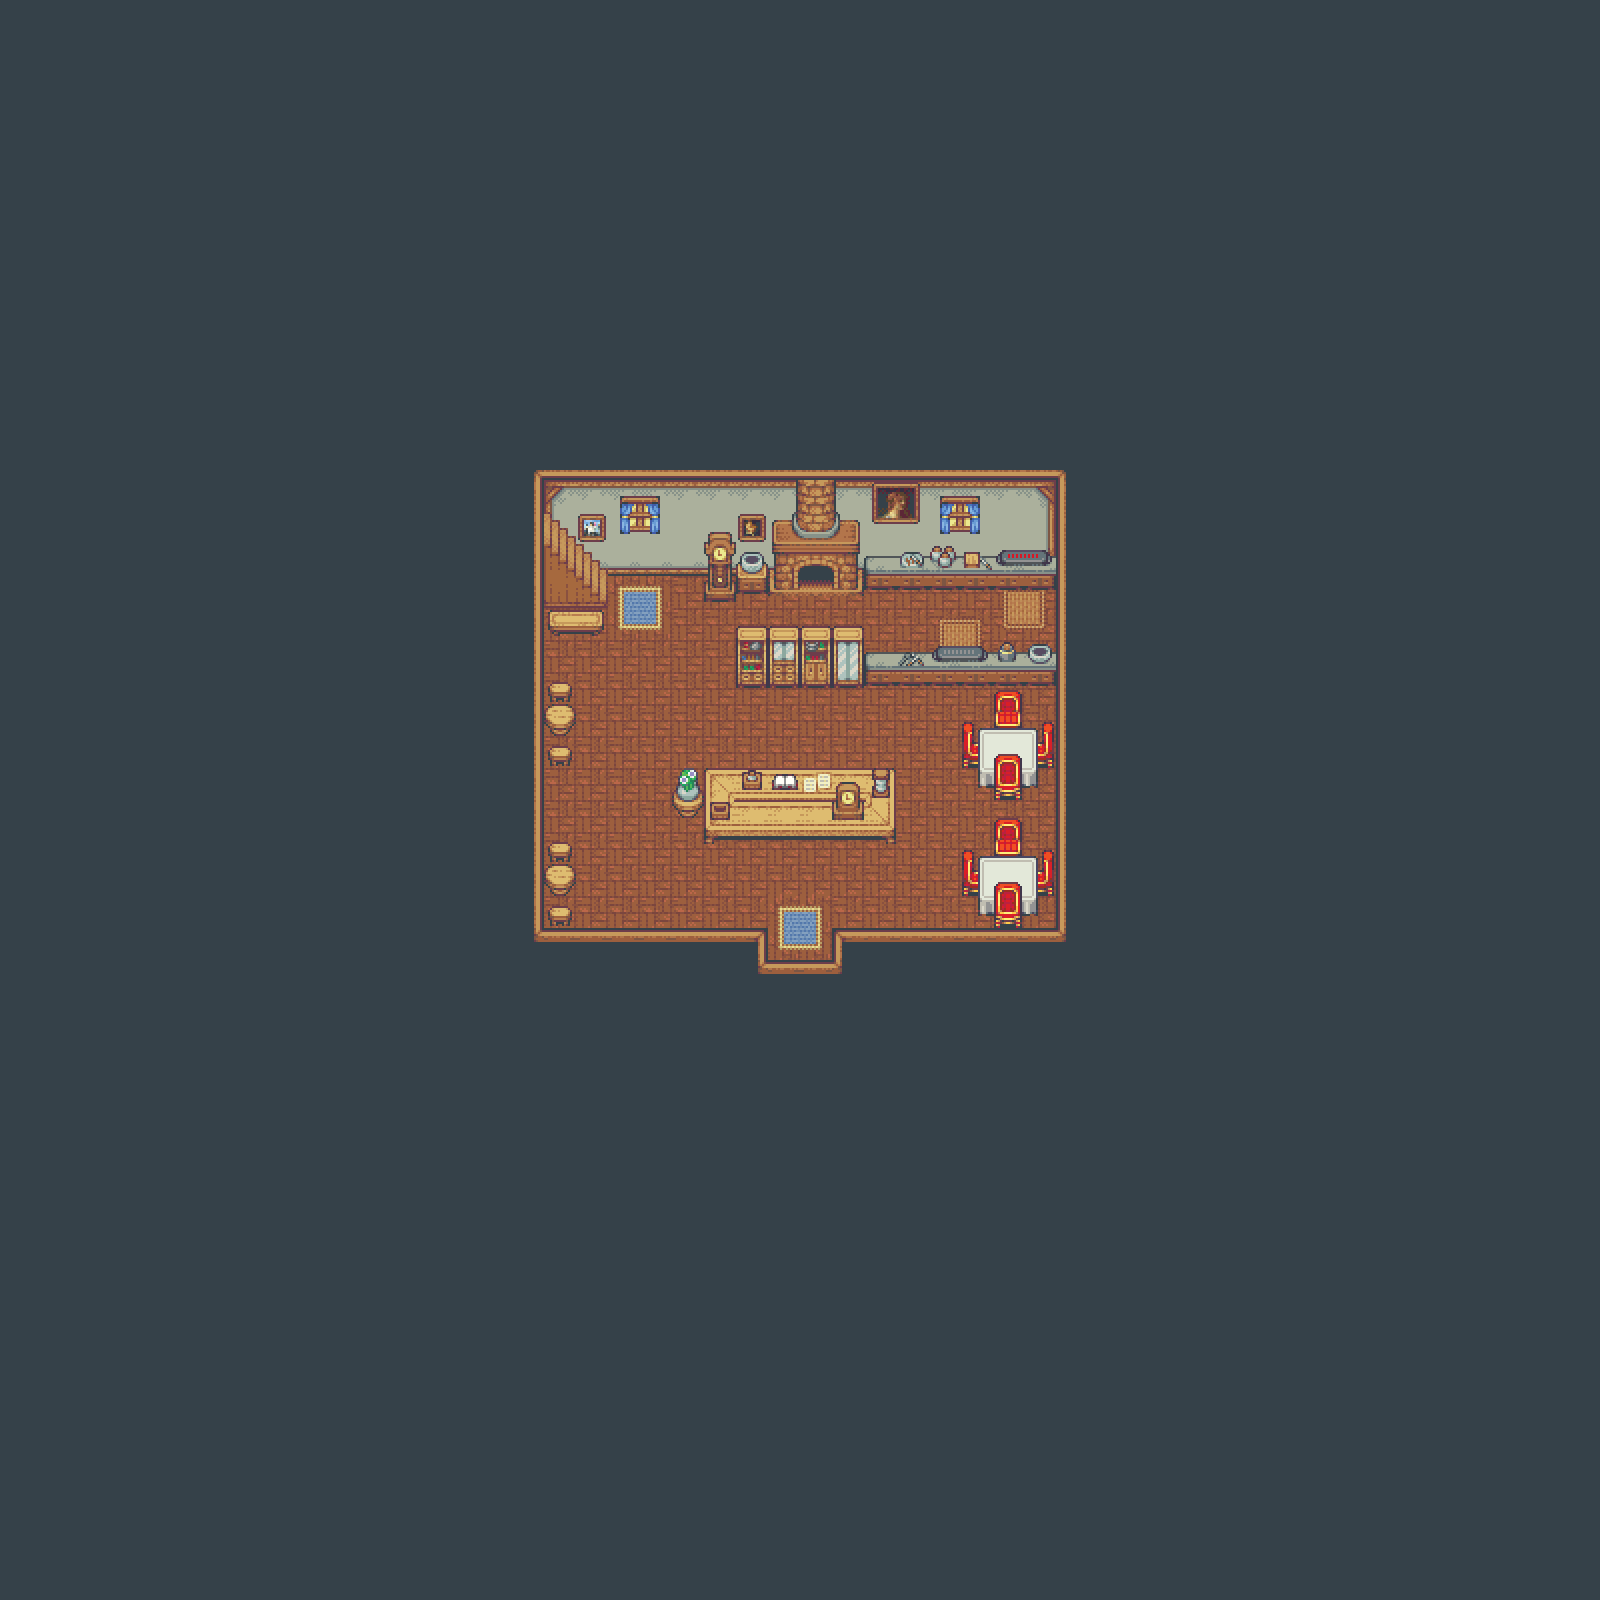

Tiled map render using the project's own tile images. Description and the map definition, with tile-layer contents summarised, below:
An orthogonal 50x50 tile map with 32x32 px tiles, 4 tile layers (Floor, Collision, Objects, Overlay), 3 tilesets.

<map version="1.0" orientation="orthogonal" renderorder="right-down" width="50" height="50" tilewidth="32" tileheight="32" nextobjectid="1">
 <tileset firstgid="1" name="inside" tilewidth="32" tileheight="32" tilecount="1645" columns="47">
  <image source="inside.png" width="1504" height="1120" />
 </tileset>
 <tileset firstgid="1646" name="inside_ceilingborders_updated" tilewidth="32" tileheight="32" tilecount="135" columns="15">
  <image source="inside_ceilingborders_updated.png" width="480" height="288" />
  <tile id="16">
   <properties>
    <property name="collision" value="true" />
   </properties>
  </tile>
 </tileset>
 <tileset firstgid="1781" name="tiles_kitchen" tilewidth="32" tileheight="32" tilecount="24" columns="4">
  <image source="tiles_kitchen.png" width="128" height="192" />
 </tileset>
 <layer name="Floor" width="50" height="50">
  <data>[2500 cells, 210 non-empty, 9 distinct tile ids]</data>
 </layer>
 <layer name="Collision" width="50" height="50">
  <data>[2500 cells, 2334 non-empty, 40 distinct tile ids]</data>
 </layer>
 <layer name="Objects" width="50" height="50">
  <data>[2500 cells, 73 non-empty, 54 distinct tile ids]</data>
 </layer>
 <layer name="Overlay" width="50" height="50">
  <data>[2500 cells, 108 non-empty, 33 distinct tile ids]</data>
 </layer>
</map>